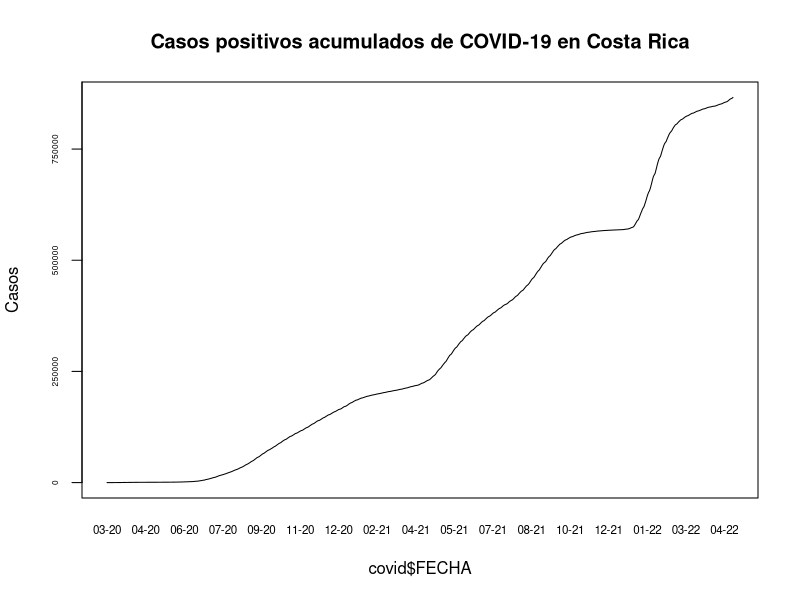
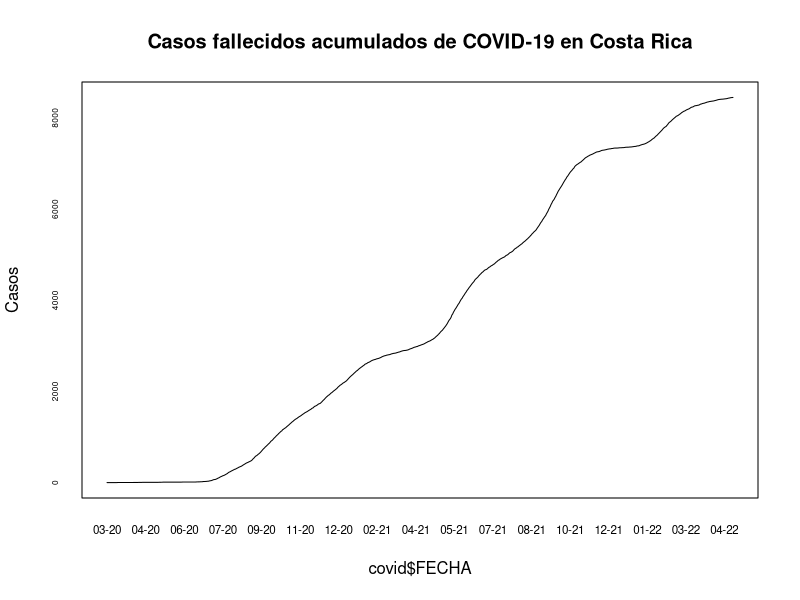
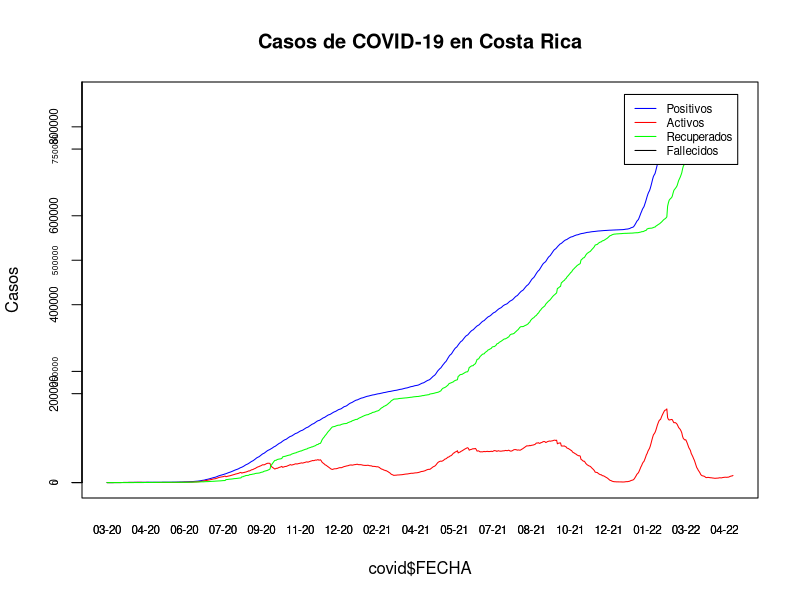
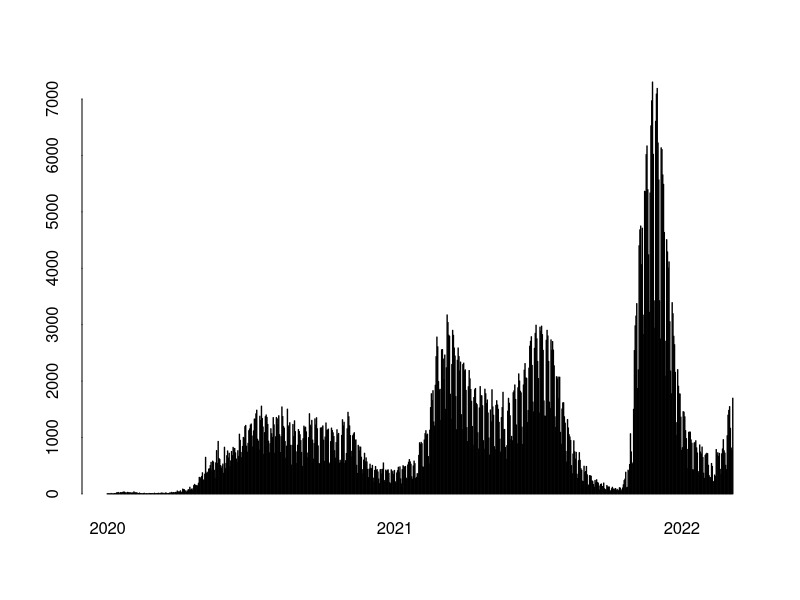
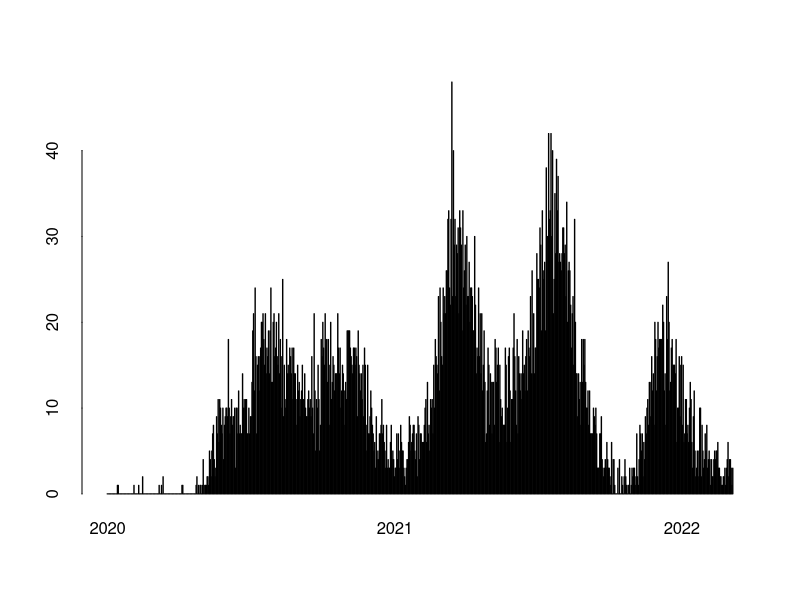
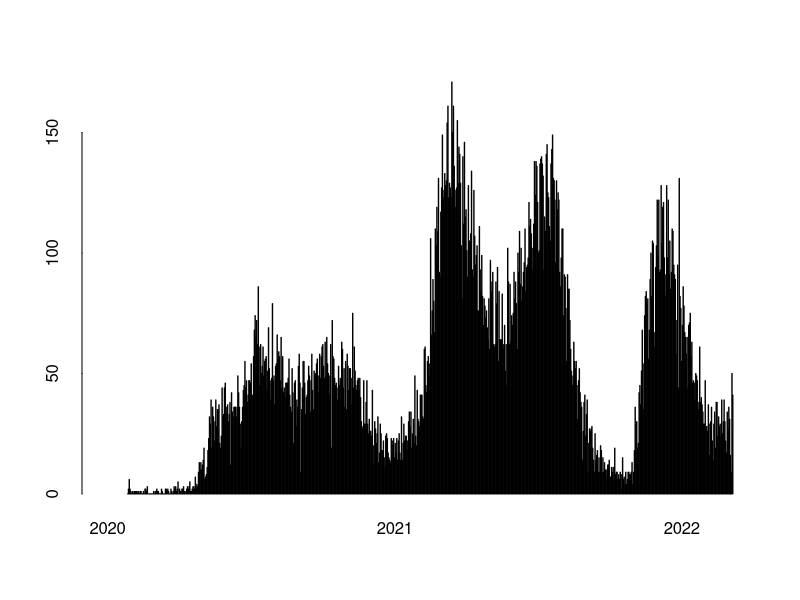
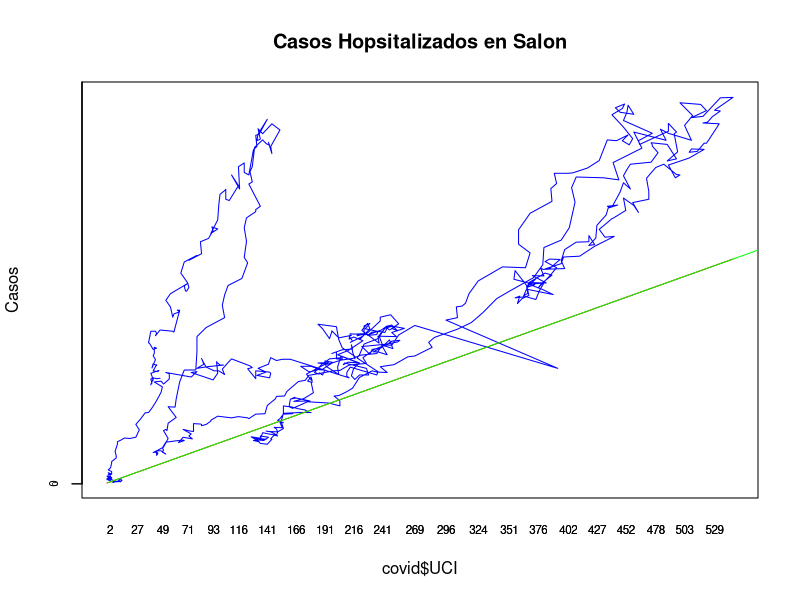

These charts were generated, in order, by the following R code: (Note: this script raises an error after producing the figures.)
## ---- chunk 1
knitr::opts_chunk$set(echo = TRUE)
## ---- chunk 2
covid <- read.csv(file= "05_10_22_CSV_GENERAL.csv", sep = ";")
## ---- chunk 3
options(scipen = 8)
## ---- chunk 4
covid$FECHA <- as.Date(covid$FECHA, format = "%d/%m/%Y")
## ---- chunk 5

## ---- chunk 6
plot(
  x = covid$FECHA,
  y = covid$positivos,
  type = "l",
  main = "Casos positivos acumulados de COVID-19 en Costa Rica",
  xlbab = "FECHA",
  ylab = "Casos", xaxt = "n", 
yaxt = "n"
)

# Formato del eje X
axis(
  side = 1,
  covid$FECHA,
  tick = FALSE,
  format(covid$FECHA, "%m-%y"),
  cex.axis = .7
)
# Formato del eje Y
axis(
  side = 2,
  covid$positivos,
  labels = TRUE,
  at = seq(0, 1000000, by = 250000),
  cex.axis = .5
)
## ---- chunk 7
plot(
  x = covid$FECHA,
  y = covid$fallecidos,
  type = "l",
  main = "Casos fallecidos acumulados de COVID-19 en Costa Rica",
  xlbab = "FECHA",
  ylab = "Casos", xaxt = "n", 
yaxt = "n"
)

# Formato del eje X
axis(
  side = 1,
  covid$FECHA,
  tick = FALSE,
  format(covid$FECHA, "%m-%y"),
  cex.axis = .7
)
# Formato del eje Y
axis(
  side = 2,
  covid$fallecidos,
  labels = TRUE,
  at = seq(0, 10000, by = 2000),
  cex.axis = .5
)
## ---- chunk 8
plot(
  x = covid$FECHA,
  y = covid$positivos,
  type = "l",
  main = "Casos de COVID-19 en Costa Rica",
  xlbab = "FECHA",
  ylab = "Casos", xaxt = "n", 
yaxt = "n",
col = "blue"
)

# Formato del eje X
axis(
  side = 1,
  covid$FECHA,
  tick = FALSE,
  format(covid$FECHA, "%m-%y"),
  cex.axis = .7
)
# Formato del eje Y
axis(
  side = 2,
  covid$positivos,
  labels = TRUE,
  at = seq(0, 1000000, by = 250000),
  cex.axis = .5
)

# casos activos
lines(covid$FECHA, covid$activos, col="red")

# casos recuperados
lines(covid$FECHA, covid$RECUPERADOS, col="green")

# casos fallecidos
lines(covid$FECHA, covid$Fallecidos, col="black")

# Formato del eje X
axis(side = 1,
     covid$FECHA,
     tick = FALSE,
     format(covid$FECHA, "%m-%y"),
     cex.axis = .7)

# Formato del eje Y
axis(
  side = 2,
  covid$positivos,
  labels = TRUE,  
  at = seq(0, 1000000, by = 200000),
  cex.axis = .7
)

# Leyenda
legend(
  x = "topright",
  inset = 0.03,
  legend = c("Positivos", "Activos", "Recuperados", "Fallecidos"),
  col = c("blue", "red", "green", "black"),
  lty = 1,
  cex = 0.7)
## ---- chunk 9
barplot(
  height = covid$nue_posi,
  names.arg = format(covid$FECHA, "%Y"),
  ann = FALSE, 
  bty = "n", 
  tck = 0, 
  xaxt = "n",
  space = 1,
  main = "Casos positivos por día",
  xlab = "Fecha",
  ylab = "Casos positivos",
  col = "blue"
)

# Fechas minima y máxima
x_min <- min(covid$FECHA)
x_max <- max(covid$FECHA)

# Formato del eje X
axis(
  side = 1,
  at = match(seq(as.Date(x_min), x_max, "years"), covid$FECHA) * (1 + 1),
  labels = format(seq(as.Date(x_min), x_max, "years"), "%Y"),
  lwd = 0)
## ---- chunk 10
barplot(
  height = covid$nue_falleci,
  names.arg = format(covid$FECHA, "%Y"),
  ann = FALSE, 
  bty = "n", 
  tck = 0, 
  xaxt = "n",
  space = 1,
  main = "Casos fallecidos por día",
  xlab = "Fecha",
  ylab = "Casos fallecidos",
  col = "blue"
)

# Fechas minima y máxima
x_min <- min(covid$FECHA)
x_max <- max(covid$FECHA)

# Formato del eje X
axis(
  side = 1,
  at = match(seq(as.Date(x_min), x_max, "years"), covid$FECHA) * (1 + 1),
  labels = format(seq(as.Date(x_min), x_max, "years"), "%Y"),
  lwd = 0)
## ---- chunk 11
barplot(
  height = covid$nue_hospi,
  names.arg = format(covid$FECHA, "%Y"),
  ann = FALSE, 
  bty = "n", 
  tck = 0, 
  xaxt = "n",
  space = 1,
  main = "Nuevos hospitalizados por día",
  xlab = "Fecha",
  ylab = "Nuevos hospitalizados",
  col = "blue"
)

# Fechas minima y máxima
x_min <- min(covid$FECHA)
x_max <- max(covid$FECHA)

# Formato del eje X
axis(
  side = 1,
  at = match(seq(as.Date(x_min), x_max, "years"), covid$FECHA) * (1 + 1),
  labels = format(seq(as.Date(x_min), x_max, "years"), "%Y"),
  lwd = 0)
## ---- chunk 12
plot(
  x = covid$UCI,
  y = covid$salon,
  type = "l",
  main = "Casos Hopsitalizados en Salon",
  xlbab = "UCI",
  ylab = "Casos", xaxt = "n", 
yaxt = "n",
col = "blue"
)

# Formato del eje X
axis(
  side = 1,
  covid$UCI,
  tick = FALSE,
  format(covid$UCI),
  cex.axis = .7
)
# Formato del eje Y
axis(
  side = 2,
  covid$salon,
  labels = TRUE,
  at = seq(0, 1000000, by = 250000),
  cex.axis = .5
)

# hospitalizados salon
lines(covid$UCI, covid$UCI, col="red")

# hospitalizados salon
lines(covid$salon, covid$salon, col="green")


# Formato del eje X
axis(side = 1,
     covid$UCI,
     tick = FALSE,
     format(covid$UCI),
     cex.axis = .7)

# Formato del eje Y
axis(
  side = 2,
  covid$salon,
  labels = TRUE,  
  at = seq(0, 1000000, by = 200000),
  cex.axis = .7
)

# Leyenda
legend(
  x = "topright",
  inset = 0.03,
  legend = c("salon", "UCI",),
  col = c("blue", "green"),
  lty = 1,
  cex = 0.7)
